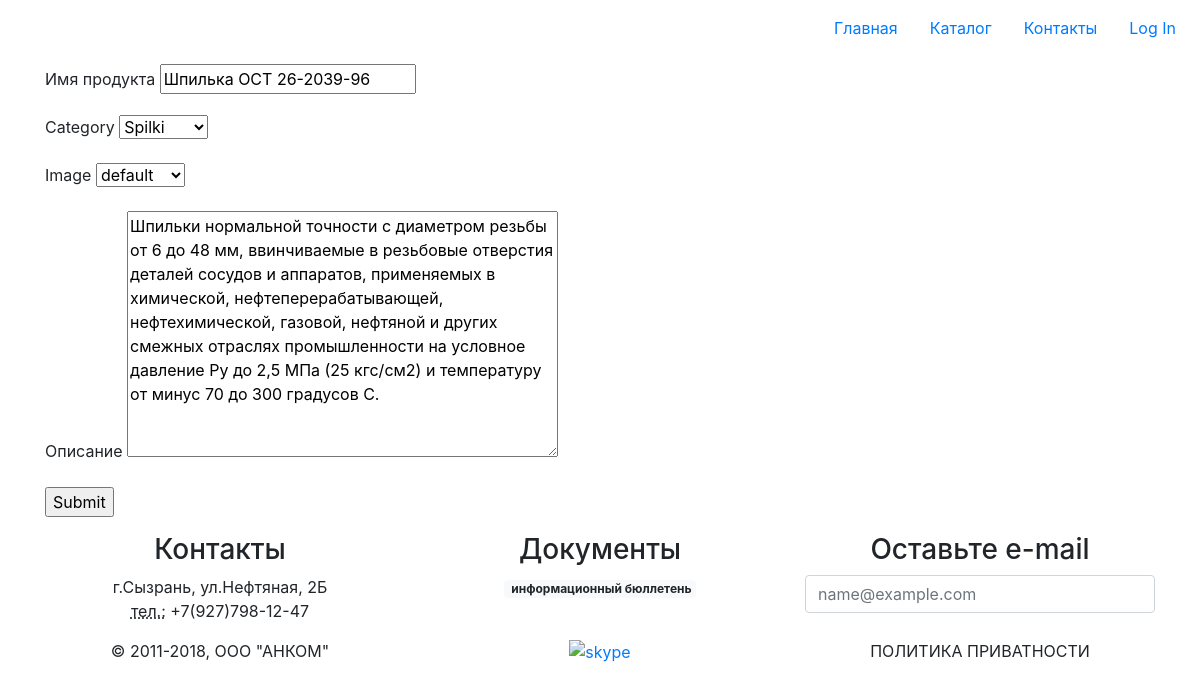
Screenshot of /subd/products/update/3/ with the database file from the repository.
### products/models.py (models this page shows, shortened)
class Product(models.Model):
    category = models.ForeignKey(
        ProductCategory,
        on_delete=models.CASCADE
    )
    name = models.CharField(
        verbose_name='имя продукта',
        max_length=128
    )
    image = models.ForeignKey(
        'images.Image',
        on_delete=models.PROTECT,
    )
    snippet = models.TextField(
        verbose_name='описание',
        blank=True
    )
    cost = models.DecimalField(
        max_digits=12,
        decimal_places=2,
        default=0
    )

### products/views/products.py (the view)
class ProductGenericUpdate(UpdateView):
    model = Product
    form_class = ProductModelForm
    template_name = 'products/create.html'
    success_url = reverse_lazy('products:list')

### products/forms.py
class ProductModelForm(forms.ModelForm):
    class Meta:
        model = Product
        fields = ['name', 'category', 'image', 'snippet']

### images/models.py (called while the page is built)
    def __str__(self):
        return self.name

### products/models.py (called while the page is built)
    def __str__(self):
        return self.name

### products/templates/products/create.html (shortened to what this page needs)
{% extends 'master.html' %}
{% block page_styles %}
{% include 'products/components/stylesheet.html' %}
{% endblock %}
{% block page_content %}
<main class="p-2 flex-grow-1">
  <div class="container">
    <form method="POST" enctype="multipart/form-data">
        {% for field in form %}
        <div class="form-group">
            <label for="{{ field.name }}">
                {{ field.label }}
            </label>
            {{ field }}
        </div>
        {% endfor %}
        <input type="submit" value="Submit">
    </form>
  </div>
</main>
{% endblock %}

### products/static/products/css/style.css (style rules this page uses)
html, body { height: 100%; }

### rows the page displays
Product: form "Шпилька ОСТ 26-2039-96" "Spilki" "default" "Шпильки нормальной точности с диаметром резьбы от 6 до 48 мм, ввинчиваемые в резьбовые отверстия деталей сосудов и аппаратов, применяемых в химической, нефтеперерабатывающей, нефтехимической, газовой, нефтяной и других смежных отраслях промышленности на условное давление Ру до 2,5 МПа (25 кгс/см2) и температуру от минус 70 до 300 градусов С."

### other values shown
{{ field.label }} "Имя продукта" "Category" "Image" "Описание"
